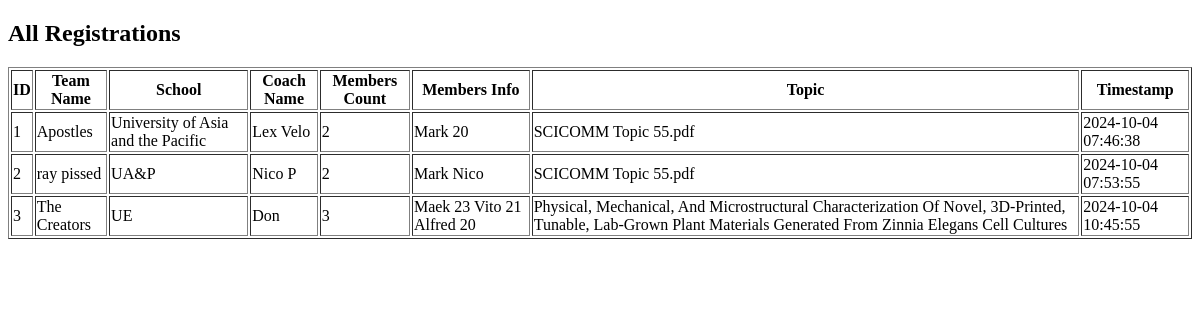
The page /admin on the database as committed earlier.
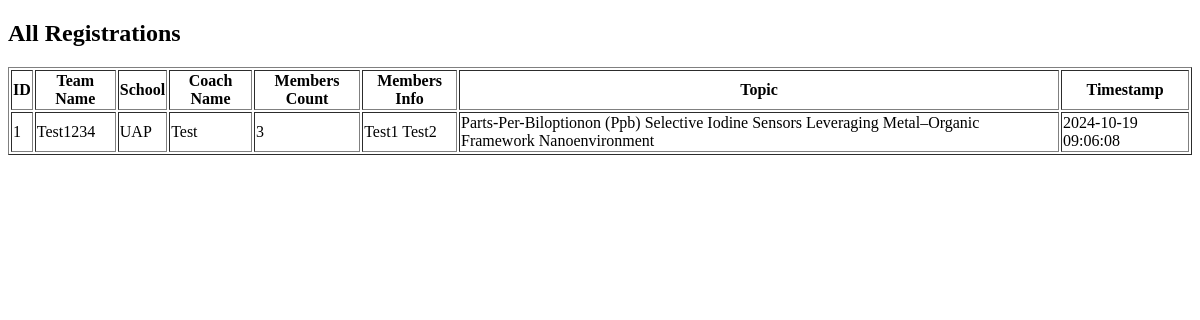
The same page on the database as committed later.
### tables this page shows
CREATE TABLE registrations (
            id INTEGER PRIMARY KEY AUTOINCREMENT,
            team_name TEXT NOT NULL,
            school TEXT NOT NULL,
            coach_name TEXT NOT NULL,
            members_count INTEGER NOT NULL,
            members_info TEXT NOT NULL,
            topic TEXT NOT NULL,
            timestamp DATETIME DEFAULT CURRENT_TIMESTAMP
        );

### app.py (the view)
@app.route('/admin')
def view_registrations():
    conn = sqlite3.connect('registrations.db')
    cursor = conn.cursor()
    cursor.execute('SELECT * FROM registrations')
    rows = cursor.fetchall()
    conn.close()
    return render_template('admin.html', rows=rows)

### templates/admin.html (shortened to what this page needs)
<!DOCTYPE html>
<html lang="en">
<head>
</head>
<body>
    <h2>All Registrations</h2>
    <table border="1">
        <tr>
            <th>ID</th>
            <th>Team Name</th>
            <th>School</th>
            <th>Coach Name</th>
            <th>Members Count</th>
            <th>Members Info</th>
            <th>Topic</th>
            <th>Timestamp</th>
        </tr>
        {% for row in rows %}
        <tr>
            <td>{{ row[0] }}</td>
            <td>{{ row[1] }}</td>
            <td>{{ row[2] }}</td>
            <td>{{ row[3] }}</td>
            <td>{{ row[4] }}</td>
            <td>{{ row[5] }}</td>
            <td>{{ row[6] }}</td>
            <td>{{ row[7] }}</td>
        </tr>
        {% endfor %}
    </table>
</body>
</html>

Rows that differ between the two databases and show on the page:
removed registrations: id "2", team_name "ray pissed", school "UA&P", coach_name "Nico P", members_count "2", members_info "Mark Nico", topic "SCICOMM Topic 55.pdf", timestamp "2024-10-04 07:53:55"
removed registrations: id "3", team_name "The Creators", school "UE", coach_name "Don", members_count "3", members_info "Maek 23 Vito 21 Alfred 20", topic "Physical, Mechanical, And Microstructural Characterization Of Novel, 3D-Printed, Tunable, Lab-Grown Plant Materials Generated From Zinnia Elegans Cell Cultures", timestamp "2024-10-04 10:45:55"
changed registrations id 1: team_name "Apostles" → "Test1234"; school "University of Asia and the Pacific" → "UAP"; coach_name "Lex Velo" → "Test"; members_count "2" → "3"; members_info "Mark 20" → "Test1 Test2"; topic "SCICOMM Topic 55.pdf" → "Parts-Per-Biloptionon (Ppb) Selective Iodine Sensors Leveraging Metal–Organic Framework Nanoenvironment"; timestamp "2024-10-04 07:46:38" → "2024-10-19 09:06:08"
